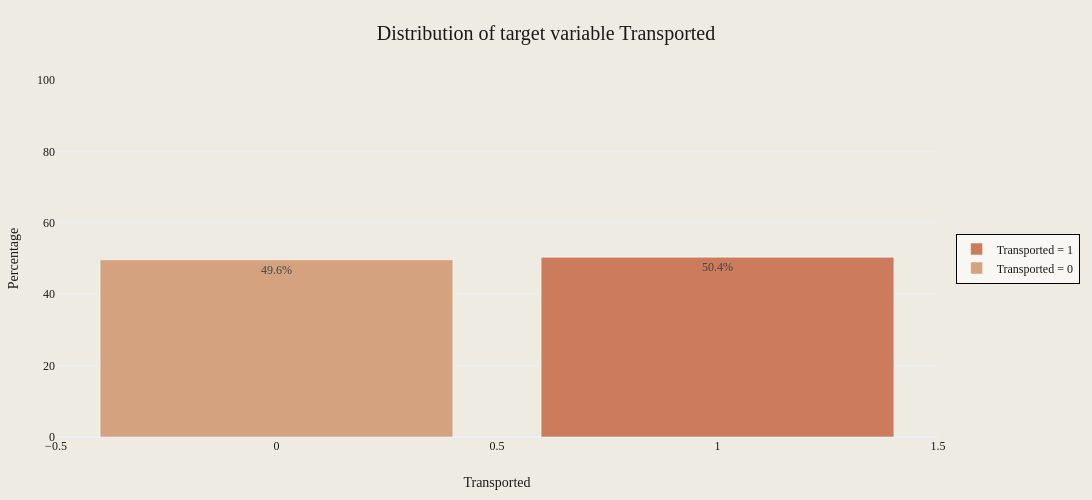

Notebook source saved alongside this figure:
### Markdown cell above
1. **HomePlanet:**

- Earth: 57.4% not transported, 42.6% transported
- Europa: 34.0% not transported, 66.0% transported
- Mars: 48.4% not transported, 51.6% transported
- Europa has the highest transport rate, while Earth has the lowest.

2. **CryoSleep:**

- False: 66.7% not transported, 33.3% transported
- True: 18.3% not transported, 81.7% transported
- Passengers in CryoSleep were much more likely to be transported.

3. **Destination:**

- 55 Cancri e: 37.7% not transported, 62.3% transported
- PSO J318.5-22: 49.4% not transported, 50.6% transported
- TRAPPIST-1e: 53.3% not transported, 46.7% transported
- 55 Cancri e shows the highest transport rate among destinations.

4. **VIP:**

- False: 49.3% not transported, 50.7% transported
- True: Slightly higher percentage not transported (exact percentages unclear)
- VIP status seems to have minimal impact on transport likelihood.

**In summary, none of these categorical features follow a normal distribution, which is expected for categorical variables. They show varying degrees of imbalance across their categories. This imbalance is particularly pronounced for binary features like CryoSleep and VIP**

**Next up, we can check the distribution of our target variable (Transported) using a bar plot.**

### Code cell
plot_single_bar_chart(
    train_data_cleaned,
    'Transported',
    save_path="../images/target_distribution.png",
)

### Figure 1 — Plotly figure (JSON) as saved in the notebook; plotly's stock layout.template omitted (floating-point values rounded to 4 significant figures)
{"data": [{"marker": {"color": "#CC7B5C"}, "name": "Transported = 1", "text": ["50.4%"], "textposition": "auto", "type": "bar", "x": [1], "y": [50.36]}, {"marker": {"color": "#D4A27F"}, "name": "Transported = 0", "text": ["49.6%"], "textposition": "auto", "type": "bar", "x": [0], "y": [49.64]}], "layout": {"barmode": "group", "font": {"color": "#191919", "family": "Styrene A", "size": 12}, "height": 500, "legend": {"bgcolor": "rgba(255,255,255,0.6)", "bordercolor": "Black", "borderwidth": 1, "font": {"color": "#191919", "family": "Styrene A", "size": 12}, "orientation": "v", "x": 1.02, "xanchor": "left", "y": 0.5, "yanchor": "middle"}, "margin": {"b": 50, "l": 50, "r": 150, "t": 80}, "paper_bgcolor": "#EEECE2", "plot_bgcolor": "#EEECE2", "showlegend": true, "title": {"font": {"color": "#191919", "family": "Styrene B", "size": 20}, "text": "Distribution of target variable Transported", "x": 0.5}, "width": 1200, "xaxis": {"showticklabels": true, "tickfont": {"color": "#191919", "family": "Styrene A", "size": 12}, "title": {"font": {"color": "#191919", "family": "Styrene A", "size": 14}, "standoff": 25, "text": "Transported"}}, "yaxis": {"range": [0, 100], "tickfont": {"color": "#191919", "family": "Styrene A", "size": 12}, "title": {"font": {"color": "#191919", "family": "Styrene A", "size": 14}, "text": "Percentage"}}}}
